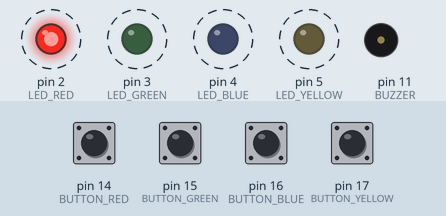
Recording of a sketch running on a simulated Arduino Uno, built with avr-gcc and run on an emulated ATmega328P. Shown: output pins drawn as LEDs (lit = HIGH), buzzer (waves = sounding). Dashed ring = blinking. The inputs (shaded band) are chosen by the test bench; at power-on: pin 14 (BUTTON_RED), pin 15 (BUTTON_GREEN), pin 16 (BUTTON_BLUE), pin 17 (BUTTON_YELLOW) HIGH. Random numbers use the default seed unless the sketch sets one.

Above: at 1.56 s.
1.6 s: pin 14 (BUTTON_RED) pulled LOW for 0.15 s
At 2.3 s:
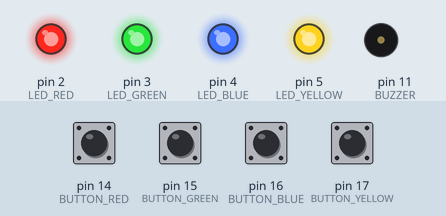
At 3.9 s:
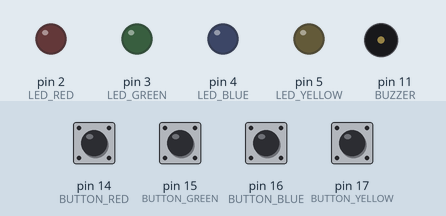
4.7 s: pin 15 (BUTTON_GREEN) pulled LOW for 0.15 s
7.7 s: pin 16 (BUTTON_BLUE) pulled LOW for 0.15 s
At 9.46 s:
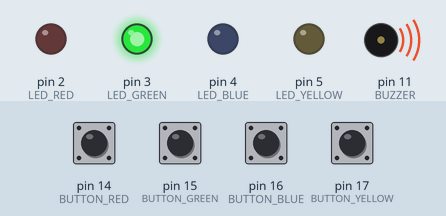
10.8 s: pin 17 (BUTTON_YELLOW) pulled LOW for 0.15 s
13.8 s: pin 17 (BUTTON_YELLOW) pulled LOW for 1 s
At 16.8 s:
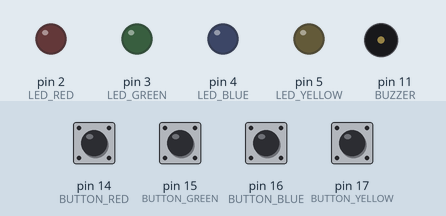
17.1 s: pin 14 (BUTTON_RED) pulled LOW for 1 s
Timing chart, 0 to 21.1 s (numbered marks = the images above; inputs shaded):
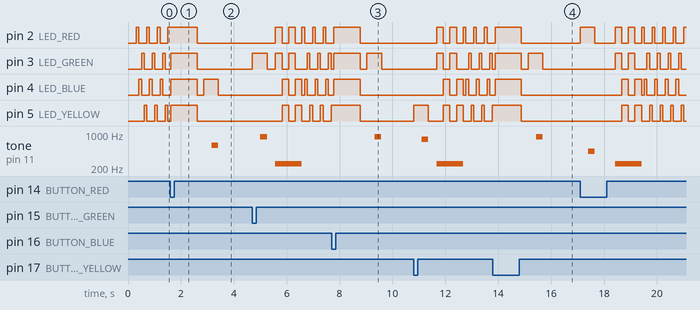

Measured:
- after the input at 1.6 s, tone on pin 11 (BUZZER): silent → 587 Hz after 1.6 s, → silent 0.25 s later
- after the input at 7.7 s, tone on pin 11 (BUZZER): silent → 880 Hz after 1.6 s, → silent 0.25 s later
- after the input at 13.8 s, tone on pin 11 (BUZZER): silent → 880 Hz after 1.6 s, → silent 0.25 s later

The sketch:

simon_jq6500.ino
```cpp
 /*
 20150307 ekristoff  Adapted from SparkFun Inventor's Kit Example sketch 16
                     https://learn.sparkfun.com/tutorials/sik-experiment-guide-for-arduino---v32/experiment-16-simon-says
 http://geocaching.hyliston.net/2016/04/29/building-my-simon-says-smart-cache/
https://coord.info/GC5PTYV

 Simon tones from Wikipedia
 - A (red) - 440Hz
 - a (green) - 880Hz
 - D (blue) - 587.33Hz
 - G (yellow) - 784Hz
*/
 #define MP3_DEBUG 1
 #include <SoftwareSerial.h>
//#include <JQ6500_Serial.h>
//JQ6500_Serial mp3(8,9);
SoftwareSerial mp3(8,9);
enum SOUNDS {
    WELCOME=1,
    SND1,
    SND2,
    SND3,
    SND4,
    WINNER,
    LOSER
};

/*************************************************
* Public Constants
*************************************************/

// NOTE FREQUENCIES
#define  C3  130.81
#define Db3 138.59
#define D3  146.83
#define Eb3 155.56
#define E3  164.81
#define F3  174.61
#define Gb3 185.00
#define G3  196.00
#define Ab3 207.65
#define LA3 220.00
#define Bb3 233.08
#define B3  246.94
#define C4  261.63
#define Db4 277.18
#define D4  293.66
#define Eb4 311.13
#define E4  329.63
#define F4  349.23
#define Gb4 369.99
#define G4  392.00
#define Ab4 415.30
#define LA4 440.00
#define Bb4 466.16
#define B4  493.88
#define C5  523.25
#define Db5 554.37
#define D5  587.33
#define Eb5 622.25
#define E5  659.26
#define F5  698.46
#define Gb5 739.99
#define G5  783.99
#define Ab5 830.61
#define LA5 880.00
#define Bb5 932.33
#define B5  987.77

// DURATION OF THE NOTES
#define BPM 240     //you can change this value changing all the others
#define Q 60000/BPM //quarter 1/4
#define H 2*Q       //half 2/4
#define T 3*Q       //three quarter 3/4
#define E Q/2       //eighth 1/8
#define S Q/4       // sixteenth 1/16
#define W 4*Q       // whole 4/4

// CHECKS FOR BUTTON AND LIGHT POSITIONS
#define CHOICE_OFF    0 //Used to control LEDs
#define CHOICE_NONE   0 //Used to check buttons
#define CHOICE_RED    (1 << 0)
#define CHOICE_GREEN  (1 << 1)
#define CHOICE_BLUE   (1 << 2)
#define CHOICE_YELLOW (1 << 3)

// DEFINE PIN LOCATIONS
#define LED_RED       2
#define LED_GREEN     3
#define LED_BLUE      4
#define LED_YELLOW    5
#define BUTTON_RED    14
#define BUTTON_GREEN  15
#define BUTTON_BLUE   16
#define BUTTON_YELLOW 17
#define BUZZER        11


// GAME PARAMETERS
#define ENTRY_TIME_LIMIT 3000 //Amount of time to press a button before game times out. 3000 ms = 3 sec
int ROUNDS_TO_WIN = 6; //Number of rounds to succeasfully remember before you win.

// GAME STATE
byte gameBoard[32]; //Contains the combination of buttons as we advance
byte gameRound = 0; //Counts the number of succesful rounds the player has made it through

//Servo servo;
int pos = 0;

void spiel_mp3 (byte nummer)
{
  mp3.write((byte)0x7E);
  mp3.write((byte)0x04);
  mp3.write((byte)0x03);
  mp3.write((byte)0x00);
  mp3.write((byte)nummer);
  mp3.write((byte)0xEF);
  delay(300);
}

void setup() // Run once when power is connected
{
  pinMode(BUTTON_RED, INPUT_PULLUP);
  pinMode(BUTTON_GREEN, INPUT_PULLUP);
  pinMode(BUTTON_BLUE, INPUT_PULLUP);
  pinMode(BUTTON_YELLOW, INPUT_PULLUP);

  pinMode(LED_RED, OUTPUT);
  pinMode(LED_GREEN, OUTPUT);
  pinMode(LED_BLUE, OUTPUT);
  pinMode(LED_YELLOW, OUTPUT);
  Serial.begin(9600);
  mp3.begin(9600);
 // mp3.reset();
//  mp3.setVolume(30);
 // mp3.setLoopMode(MP3_LOOP_NONE);
 // mp3.playFileByIndexNumber(WELCOME);
  mp3.write((byte)0x7E);
  mp3.write((byte)0x03);
  mp3.write((byte)0x06);
  mp3.write((byte)0x14);
  mp3.write((byte)0xEF);
  spiel_mp3(WELCOME);


}


void loop()
{
  attractMode(); // Blink lights while waiting for user to press a button

  // Indicate the start of game play
  setLEDs(CHOICE_RED | CHOICE_GREEN | CHOICE_BLUE | CHOICE_YELLOW); // Turn all LEDs on
  delay(1000);
  setLEDs(CHOICE_OFF); // Turn off LEDs
  delay(250);

  // Play memory game and handle result
  if (play_memory() == true)
    play_winner(); // Player won, play winner tones
  else
    play_loser(); // Player lost, play loser tones

}

//-=-=-=-=-=-=-=-=-=-=-=-=-=-=-=-=-=-=-=-=-=-=-=-=-=-=-=-=-=-=
//THE FOLLOWING FUNCTIONS CONTROL GAME PLAY

// Play the memory game
// Returns 0 if player loses, or 1 if player wins
boolean play_memory(void)
{
  randomSeed(millis()); // Seed the random generator with random amount of millis()
  gameRound = 0; // Reset the game to the beginning

  while (gameRound < ROUNDS_TO_WIN)
  {
    add_to_moves(); // Add a button to the current moves, then play them back
    playMoves(); // Play back the current game board

    // Then require the player to repeat the sequence.
    for (byte currentMove = 0 ; currentMove < gameRound ; currentMove++)
    {
      byte choice = wait_for_button(); // See what button the user presses
      if (choice == 0) return false; // If wait timed out, player loses
      if (choice != gameBoard[currentMove]) return false; // If the choice is incorect, player loses
    }

    delay(1000); // Player was correct, delay before playing moves
  }

  return true; // Player made it through all the rounds to win!
}


// Plays the current contents of the game moves
void playMoves(void)
{
  for (byte currentMove = 0 ; currentMove < gameRound ; currentMove++)
  {
    toner(gameBoard[currentMove]);

    // Wait some amount of time between button playback
    // Shorten this to make game harder
    delay(150); // 150 works well. 75 gets fast.
  }
}

// Adds a new random button to the game sequence, by sampling the timer
void add_to_moves(void)
{
  byte newButton = random(0, 4); //min (included), max (exluded)

  // We have to convert this number, 0 to 3, to CHOICEs
  if(newButton == 0)      newButton = CHOICE_RED;
  else if(newButton == 1) newButton = CHOICE_GREEN;
  else if(newButton == 2) newButton = CHOICE_BLUE;
  else if(newButton == 3) newButton = CHOICE_YELLOW;

  gameBoard[gameRound++] = newButton; // Add this new button to the game array
}

//-=-=-=-=-=-=-=-=-=-=-=-=-=-=-=-=-=-=-=-=-=-=-=-=-=-=-=-=-=-=
//THE FOLLOWING FUNCTIONS CONTROL THE HARDWARE

// Lights a given LEDs
// Pass in a byte that is made up from CHOICE_RED, CHOICE_YELLOW, etc
void setLEDs(byte leds)
{
  if ((leds & CHOICE_RED) != 0)
    digitalWrite(LED_RED, HIGH);
  else
    digitalWrite(LED_RED, LOW);

  if ((leds & CHOICE_GREEN) != 0)
    digitalWrite(LED_GREEN, HIGH);
  else
    digitalWrite(LED_GREEN, LOW);

  if ((leds & CHOICE_BLUE) != 0)
    digitalWrite(LED_BLUE, HIGH);
  else
    digitalWrite(LED_BLUE, LOW);

  if ((leds & CHOICE_YELLOW) != 0)
    digitalWrite(LED_YELLOW, HIGH);
  else
    digitalWrite(LED_YELLOW, LOW);
}

// Wait for a button to be pressed.
// Returns one of LED colors (LED_RED, etc.) if successful, 0 if timed out
byte wait_for_button(void)
{
  long startTime = millis(); // Remember the time we started the this loop

  while ( (millis() - startTime) < ENTRY_TIME_LIMIT) // Loop until too much time has passed
  {
    byte button = checkButton();

    if (button != CHOICE_NONE)
    {
      toner(button); // Play the button the user just pressed
      while(checkButton() != CHOICE_NONE) ;  // Now let's wait for user to release button
      delay(10); // This helps with debouncing and accidental double taps
      return button;
    }

  }
  return CHOICE_NONE; // If we get here, we've timed out!
}

// Returns a '1' bit in the position corresponding to CHOICE_RED, CHOICE_GREEN, etc.
byte checkButton(void)
{
  if (digitalRead(BUTTON_RED) == 0) return(CHOICE_RED);
  else if (digitalRead(BUTTON_GREEN) == 0) return(CHOICE_GREEN);
  else if (digitalRead(BUTTON_BLUE) == 0) return(CHOICE_BLUE);
  else if (digitalRead(BUTTON_YELLOW) == 0) return(CHOICE_YELLOW);

  return(CHOICE_NONE); // If no button is pressed, return none
}

// Light an LED and play tone
// Red, upper left:     440Hz - A4
// Green, upper right:  880Hz - A5
// Blue, lower left:    587.33Hz - D5
// Yellow, lower right: 784Hz - G5
void toner(byte which)
{
  setLEDs(which); //Turn on a given LED

  //Play the sound associated with the given LED
  switch(which)
  {
  case CHOICE_RED:
     spiel_mp3(SND1);
    play(LA4, Q);
    break;
  case CHOICE_GREEN:
      spiel_mp3(SND2);
    play(LA5, Q);
    break;
  case CHOICE_BLUE:
    spiel_mp3(SND3);
    play(D5, Q);
    break;
  case CHOICE_YELLOW:
    spiel_mp3(SND4);
    play(G5, Q);
    break;
  }

  setLEDs(CHOICE_OFF); // Turn off all LEDs
}


// Play the winner sound and lights
void play_winner(void)
{
  spiel_mp3(WINNER);
  winner_sound();

  attractMode();
}


// Play the winner sound
// We are the Champions!
void winner_sound(void)
{
  play(F5,  W);
  play(E5,  Q);
  play(F5,  Q);
  play(E5,  Q);
  play(C5,  T);
  play(LA4, Q);
  play(D5,  H);
  play(LA4,  W);
}

// Play the loser sound/lights
void play_loser(void)
{ spiel_mp3(LOSER);
  setLEDs(CHOICE_RED | CHOICE_GREEN);
  play(B3,Q);

  setLEDs(CHOICE_BLUE | CHOICE_YELLOW);
  play(B3,Q);

  setLEDs(CHOICE_RED | CHOICE_GREEN);
  play(B3,Q);

  setLEDs(CHOICE_BLUE | CHOICE_YELLOW);
  play(B3,Q);
}

// Show an "attract mode" display while waiting for user to press button.
void attractMode(void)
{
  while(1)
  {
    setLEDs(CHOICE_RED);
    delay(100);
    if (checkButton() != CHOICE_NONE) return;

    setLEDs(CHOICE_BLUE);
    delay(100);
    if (checkButton() != CHOICE_NONE) return;

    setLEDs(CHOICE_GREEN);
    delay(100);
    if (checkButton() != CHOICE_NONE) return;

    setLEDs(CHOICE_YELLOW);
    delay(100);
    if (checkButton() != CHOICE_NONE) return;
  }
}


void play(long note, int duration) {
  tone(BUZZER,note,duration);
  delay(1+duration);
}
```
